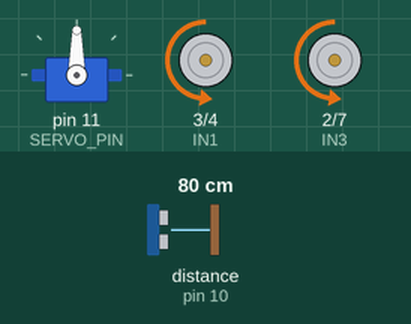
The sketch below on a simulated Arduino Uno, built with avr-gcc and run on an emulated ATmega328P. Parts: servo, motor-driver pin pairs drawn as motors (green arrow = first pin HIGH = forward, orange = second pin HIGH = backward, longer = more drive, scaled by the enable pin). Wiring (inferred from the names in the program): ultrasonic range finder: trigger pin 9; echo pin 10. Inputs (shaded band) come from the test bench; at power-on: distance to the obstacle (sensor on pin 10) 80 cm. The echo pulse lasts 58.3 µs per cm; what the sketch prints to the serial monitor is not drawn.

Above: at 4.7 s.
4.8 s: distance to the obstacle (sensor on pin 10) set to 59 cm
6.3 s: distance to the obstacle (sensor on pin 10) set to 52 cm
At 6.8 s:
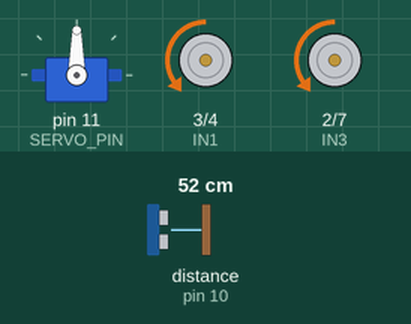
7.8 s: distance to the obstacle (sensor on pin 10) set to 38 cm
10.8 s: distance to the obstacle (sensor on pin 10) set to 32 cm
At 11.27 s:
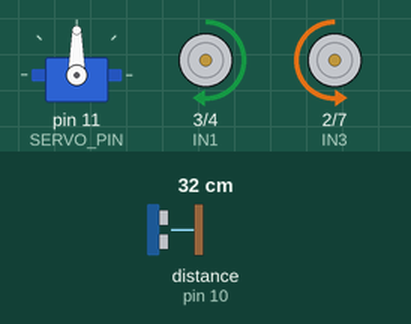
At 13.79 s:
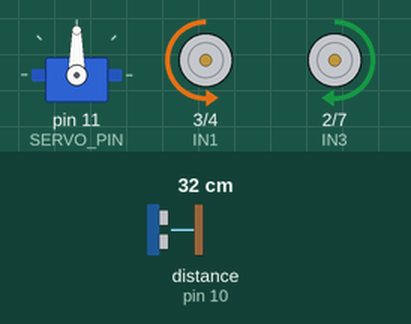
Timing chart, 0 to 14.8 s (numbered marks = the images above; inputs shaded):
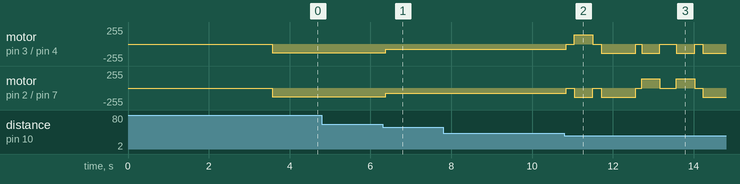

Measured:
- the behaviour switches between 56 and 55 cm on distance to the obstacle (sensor on pin 10) (found by bisection; images 0 and 1)
- the behaviour switches between 36 and 35 cm on distance to the obstacle (sensor on pin 10) (found by bisection; images 1 and 2)
- after the input at 4.8 s, every drawn part: stays the same
- after the input at 6.3 s, motor on pin 3 (IN1) / pin 4 (IN2), motor on pin 2 (IN3) / pin 7 (IN4): backward 130/255 → backward 80/255 after 0.08 s
- after the input at 7.8 s, every drawn part: stays the same

The sketch:

obstacle_avoid_car.ino
```cpp
/* ============================================================================
 *  任务 3：超声波避障小车（障碍物距离 ≤ 18cm → 小车转向绕行）
 *
 *  硬件：Arduino UNO + HC-SR04 超声波 + SG90 舵机 + L298N 电机驱动 + 四轮电机
 *
 *  接线
 *    HC-SR04   VCC → 5V          GND → GND
 *              TRIG → D9          ECHO → D10
 *    SG90      红 → 5V(外部供电)  棕/黑 → GND    橙/黄 → D11
 *    L298N     ENA → D5    IN1 → D3    IN2 → D4
 *              IN3 → D2    IN4 → D7    ENB → D6
 *    L298N 的 GND 必须和 Arduino 的 GND 接在一起（共地）
 *
 *  舵机：全程不转动。上电时停在 ANG_CENTER（正前方），让超声波一直朝着
 *        车头前进的方向；装车时把舵机角度调好，程序里不再改变它。
 *        如果车上没装舵机，把 setup() 里 myServo 那两行删掉即可。
 * ========================================================================== */

#include <Servo.h>

/* ------------------------------ 1. 引脚 ------------------------------ */
const int TRIG_PIN  = 9;
const int ECHO_PIN  = 10;
const int SERVO_PIN = 11;      // 舵机信号（只用来把超声波固定朝前）

const int ENA = 5;             // 左轮速度（PWM）
const int IN1 = 3;             // 左轮方向
const int IN2 = 4;
const int IN3 = 2;             // 右轮方向
const int IN4 = 7;
const int ENB = 6;             // 右轮速度（PWM）

/* ---------------------------- 2. 可调参数 ---------------------------- */
const int TRIG_DIST    = 35;    // ★ 检测距离：测到 ≤ 35cm 就停下转向
                                //   （原来 18cm 太近，车头还没转就已经撞上了；
                                //     调成 25~40 都行，越大转得越早）
const int SLOW_DIST    = 55;    // 预警距离：≤ 55cm 先减速，别冲太快来不及转
const int ABORT_DIST   = 15;    // 绕行途中前方 ≤ 15cm 才算"又遇到障碍"

const int CAR_SPEED    = 130;   // 直行速度 0~255
const int SLOW_SPEED   = 80;    // 接近障碍时（SLOW_DIST 以内）的减速后速度
const int TURN_SPEED   = 140;   // 原地转向速度 0~255
const int TURN_TIME    = 450;   // 一次转向持续的时间(ms)，约 45°：调大 → 转得更多
const int PASS_TIME    = 900;   // 转过之后继续直行绕过障碍的时间(ms)

const int ANG_CENTER = 90;      // 舵机角度：让超声波正对车头方向
// 装好后如果超声波有一点偏，改这个值微调（例如 85 或 95）

/* 遇到障碍时往哪边绕：0 = 左绕，1 = 右绕
 * 赛道上的黑三角是一上一下交替摆的，所以默认左右交替绕行，这样小车一左一右
 * 走完还能回到中间，不会一直往一边偏。跑了以后发现某一处该往另一边绕，
 * 直接改这个数组就行。 */
int routeSeq[] = {0, 1, 0, 1, 0, 1, 0, 1, 0, 1};
int seqIndex = 0;
const int SEQ_LEN = sizeof(routeSeq) / sizeof(routeSeq[0]);

Servo myServo;

/* ---------------------------- 3. 超声波测距 ---------------------------- */
// 单次测量，返回 cm；没收到回波时返回 999（当作前方空旷）
float readOnce() {
  digitalWrite(TRIG_PIN, LOW);
  delayMicroseconds(2);
  digitalWrite(TRIG_PIN, HIGH);
  delayMicroseconds(10);
  digitalWrite(TRIG_PIN, LOW);

  unsigned long dur = pulseIn(ECHO_PIN, HIGH, 25000UL);   // 25ms 超时 ≈ 4.3m
  if (dur == 0) return 999;
  return dur * 0.0343 / 2.0;
}

// 连测 3 次取中间值，滤掉偶发的错误数据
float getDistance() {
  float a = readOnce();  delay(25);   // 两次发射之间要留间隔，否则回波会串扰
  float b = readOnce();  delay(25);
  float c = readOnce();
  float mx = max(a, max(b, c));
  float mn = min(a, min(b, c));
  return a + b + c - mx - mn;
}

/* ------------------------------ 4. 电机 ------------------------------ */
void forwardCar(int s) {           // 直行
  digitalWrite(IN1, LOW);  digitalWrite(IN2, HIGH);  analogWrite(ENA, s);
  digitalWrite(IN3, LOW);  digitalWrite(IN4, HIGH);  analogWrite(ENB, s);
}

void turnLeft(int s) {             // 原地左转：左轮后退，右轮前进
  digitalWrite(IN1, HIGH); digitalWrite(IN2, LOW);   analogWrite(ENA, s);
  digitalWrite(IN3, LOW);  digitalWrite(IN4, HIGH);  analogWrite(ENB, s);
}

void turnRight(int s) {            // 原地右转：左轮前进，右轮后退
  digitalWrite(IN1, LOW);  digitalWrite(IN2, HIGH);  analogWrite(ENA, s);
  digitalWrite(IN3, HIGH); digitalWrite(IN4, LOW);   analogWrite(ENB, s);
}

void carStop() {
  digitalWrite(IN1, LOW);  digitalWrite(IN2, LOW);
  digitalWrite(IN3, LOW);  digitalWrite(IN4, LOW);
  analogWrite(ENA, 0);     analogWrite(ENB, 0);
}

/* ---------------------------- 5. 避障（绕行） ----------------------------
 *  dir = 0 左绕，dir = 1 右绕
 *  1. 先原地朝一侧偏转一个角度（约 45°）
 *  2. 斜着直行 PASS_TIME 毫秒，从障碍物旁边蹭过去（途中一直测距）
 *  3. 反向转回同样的角度，恢复原来的行进方向，继续直行
 * ---------------------------------------------------------------------- */
void avoidObstacle(int dir) {
  carStop();
  delay(200);

  Serial.print("==== 障碍物 ≤18cm，");
  Serial.println(dir == 0 ? "向左绕行 ====" : "向右绕行 ====");

  // 1. 偏转
  if (dir == 0) turnLeft(TURN_SPEED);
  else          turnRight(TURN_SPEED);
  delay(TURN_TIME);
  carStop();
  delay(150);

  // 2. 斜着往前走，绕过障碍物
  unsigned long t0 = millis();
  while (millis() - t0 < PASS_TIME) {
    if (getDistance() <= ABORT_DIST) {     // 绕行途中前方又贴上来障碍物
      carStop();
      delay(150);
      Serial.println("绕行途中又遇到障碍，停止绕行，重新判断");
      return;                              // 不硬闯，回主循环重新决策
    }
    forwardCar(CAR_SPEED);
  }
  carStop();
  delay(150);

  // 3. 转回原来的行进方向
  if (dir == 0) turnRight(TURN_SPEED);
  else          turnLeft(TURN_SPEED);
  delay(TURN_TIME);
  carStop();
  delay(150);

  Serial.println("绕行完成，继续直行");
}

/* ---------------------------- 6. 初始化 / 主循环 ---------------------------- */
void setup() {
  Serial.begin(9600);

  pinMode(TRIG_PIN, OUTPUT);
  pinMode(ECHO_PIN, INPUT);
  pinMode(IN1, OUTPUT);  pinMode(IN2, OUTPUT);
  pinMode(IN3, OUTPUT);  pinMode(IN4, OUTPUT);
  pinMode(ENA, OUTPUT);  pinMode(ENB, OUTPUT);

  carStop();                        // 上电先保证电机是停的
  myServo.attach(SERVO_PIN);
  myServo.write(ANG_CENTER);        // 超声波固定朝车头正前方，之后不再动
  delay(500);

  Serial.println("3 秒后发车，请把小车放到起跑线...");
  delay(3000);                      // 留 3 秒把小车摆到赛道起点
}

void loop() {
  float dis = getDistance();
  Serial.print("前方距离：");
  Serial.print(dis);
  Serial.println(" cm");

  if (dis <= TRIG_DIST) {                       // ≤35cm：停下转向绕行
    avoidObstacle(routeSeq[seqIndex]);
    seqIndex = (seqIndex + 1) % SEQ_LEN;        // 下一次换另一侧绕
  } else if (dis <= SLOW_DIST) {                // ≤55cm：提前减速
    forwardCar(SLOW_SPEED);
  } else {                                      // 前方通畅：全速直行
    forwardCar(CAR_SPEED);
  }
}
```
